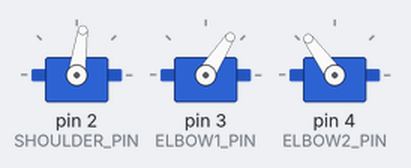
Recording of a sketch running on a simulated Arduino Uno, built with avr-gcc and run on an emulated ATmega328P. Shown: 3 × servo. Random numbers use the default seed unless the sketch sets one.

Above: at 2.5 s.
At 7.5 s:
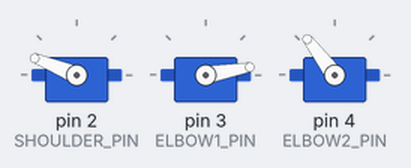
At 15.1 s:
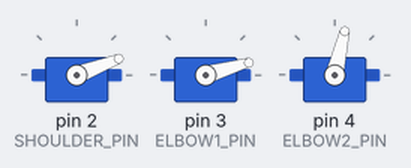
At 22.3 s:
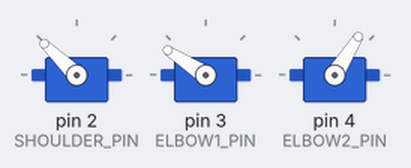
At 25.6 s:
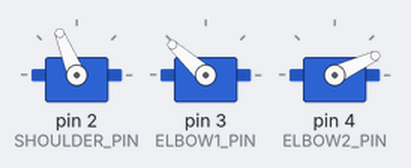
At 33.1 s:
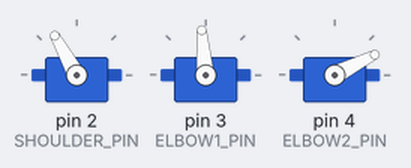
Timing chart, 0 to 40.0 s (numbered marks = the images above):
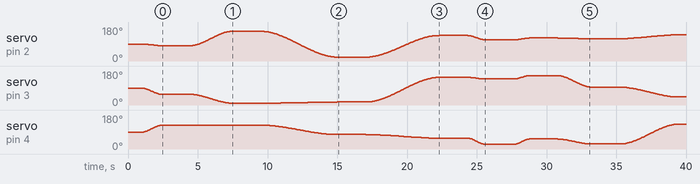

The sketch:

wander.ino
```cpp
/*
  wander.ino

  Fully standalone - no serial connection, no laptop, no Python needed
  after flashing. Picks a new random pose across the full 0-180 degree
  range on each of the three joints, moves there smoothly and slowly
  (eased in/out, not constant speed), holds briefly, then picks a new
  random pose and does it again - forever.

  Still needs POWER from somewhere once it's off the laptop (a USB power
  bank, a wall adapter, whatever you're using) - only the data/command
  connection is unnecessary now, not electricity.

  Wiring (same as arm_control.ino):
    Shoulder servo signal -> pin 2
    Elbow1   servo signal -> pin 3
    Elbow2   servo signal -> pin 4
    Servo power (red)          -> external supply, NOT the Arduino 5V pin
    Servo ground (brown/black) -> shared GND with Arduino
*/

#include <Servo.h>

const int SHOULDER_PIN = 2;
const int ELBOW1_PIN = 3;
const int ELBOW2_PIN = 4;

Servo servoShoulder;
Servo servoElbow1;
Servo servoElbow2;

float posShoulder = 90;
float posElbow1 = 90;
float posElbow2 = 90;

const float DEG_PER_STEP = 1.0;   // small step size = smooth motion
const int STEP_DELAY_MS = 40;     // slow
const int HOLD_MS = 2000;         // pause at each pose before picking the next

void setup() {
  servoShoulder.attach(SHOULDER_PIN);
  servoElbow1.attach(ELBOW1_PIN);
  servoElbow2.attach(ELBOW2_PIN);

  servoShoulder.write((int)posShoulder);
  servoElbow1.write((int)posElbow1);
  servoElbow2.write((int)posElbow2);

  // A0 is left unconnected on purpose - the floating voltage there reads
  // as noise, giving a different random seed each boot instead of always
  // wandering the same fixed sequence.
  randomSeed(analogRead(A0));
  delay(1000);
}

float easeStep(float from, float to, float frac) {
  float eased = frac * frac * (3.0 - 2.0 * frac);  // smoothstep: eases in and out, no abrupt start/stop
  return from + (to - from) * eased;
}

void moveTo(float targetShoulder, float targetElbow1, float targetElbow2) {
  float startShoulder = posShoulder;
  float startElbow1 = posElbow1;
  float startElbow2 = posElbow2;

  float maxDist = max(abs(targetShoulder - startShoulder),
                   max(abs(targetElbow1 - startElbow1), abs(targetElbow2 - startElbow2)));
  int steps = max(1, (int)(maxDist / DEG_PER_STEP));

  for (int i = 1; i <= steps; i++) {
    float frac = (float)i / steps;
    posShoulder = easeStep(startShoulder, targetShoulder, frac);
    posElbow1 = easeStep(startElbow1, targetElbow1, frac);
    posElbow2 = easeStep(startElbow2, targetElbow2, frac);

    servoShoulder.write((int)posShoulder);
    servoElbow1.write((int)posElbow1);
    servoElbow2.write((int)posElbow2);

    delay(STEP_DELAY_MS);
  }
}

void loop() {
  float targetShoulder = random(0, 181);
  float targetElbow1 = random(0, 181);
  float targetElbow2 = random(0, 181);

  moveTo(targetShoulder, targetElbow1, targetElbow2);
  delay(HOLD_MS);
}
```

Measured:
- by itself, servo on pin 2 (SHOULDER_PIN): 90° → 89° at 1.0 s, → 88° 0.28 s later, → 87° 0.16 s later, → 86° 0.12 s later, … (338 changes in this stretch)
